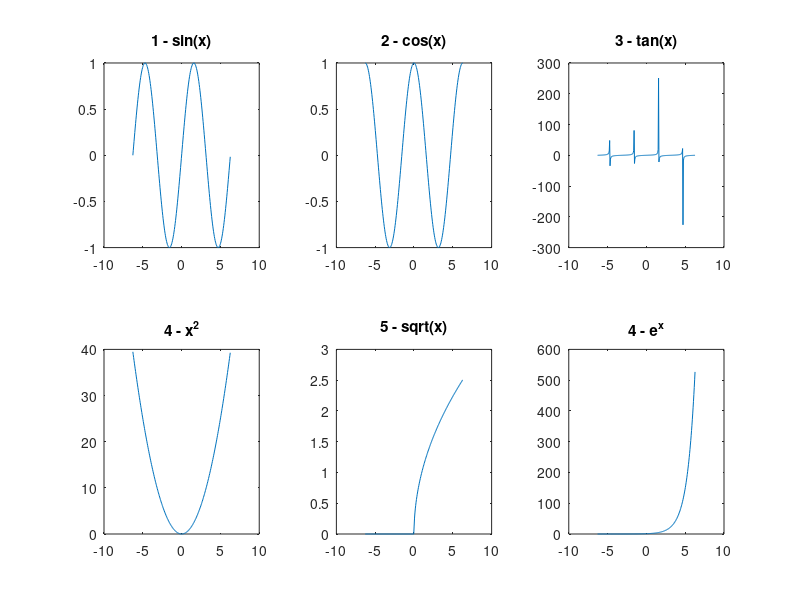

Write MATLAB code to recreate this figure.
% Listing 11-1 - Creating a subplot
 clf
 x = -2*pi:.05:2*pi;
 subplot(2,3,1)
 plot(x, sin(x))
 title('1 - sin(x)');

 subplot(2,3,2)
 plot(x, cos(x))
 title('2 - cos(x)');

 subplot(2,3,3)
 plot(x, tan(x))
 title('3 - tan(x)');

 subplot(2,3,4)
 plot(x, x.^2)
 title('4 - x^2');

 subplot(2,3,5)
 plot(x, sqrt(x))
 title('5 - sqrt(x)');

 subplot(2,3,6)
 plot(x, exp(x))
 title('4 - e^x');
